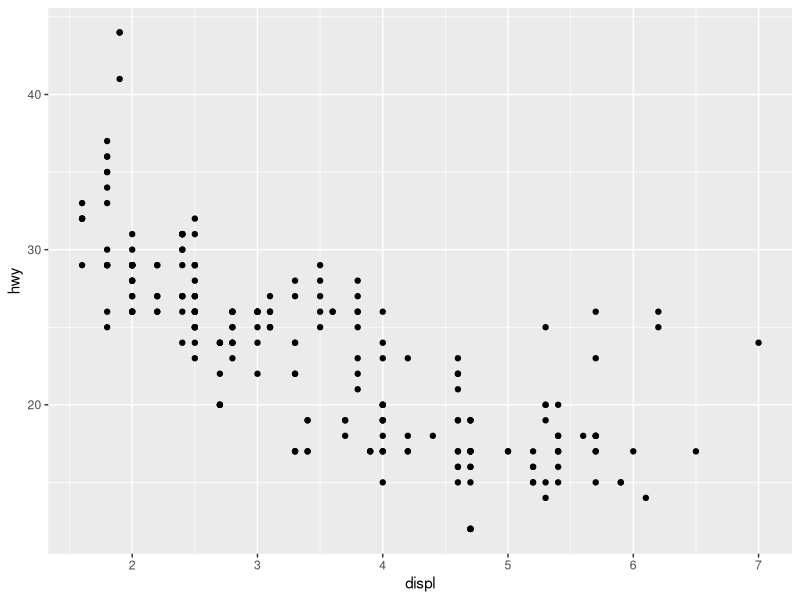
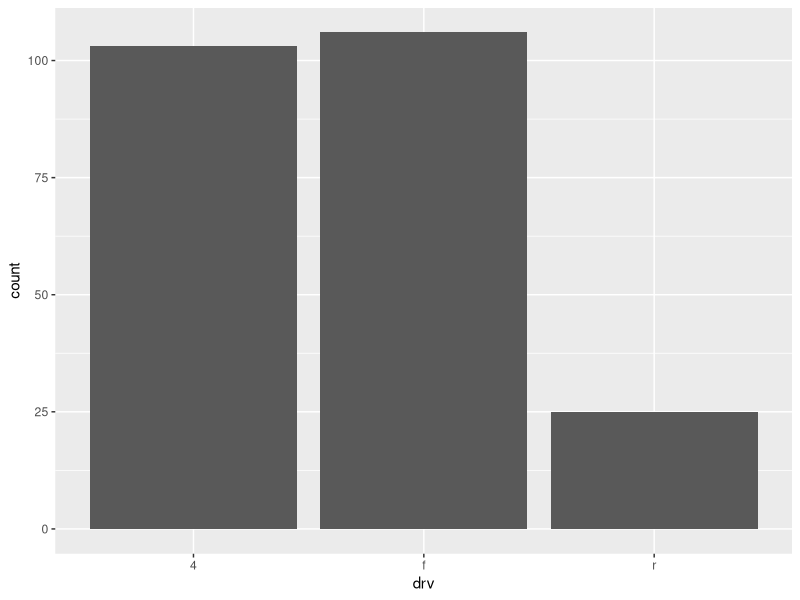
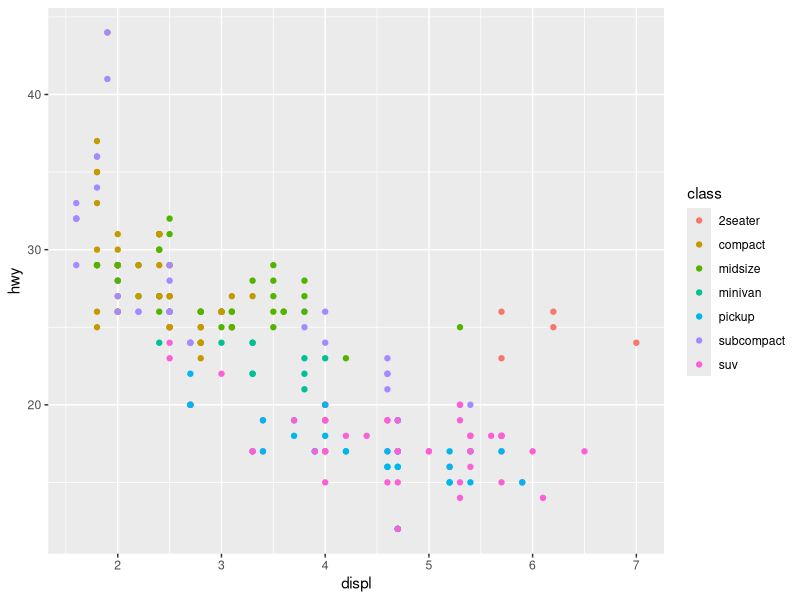
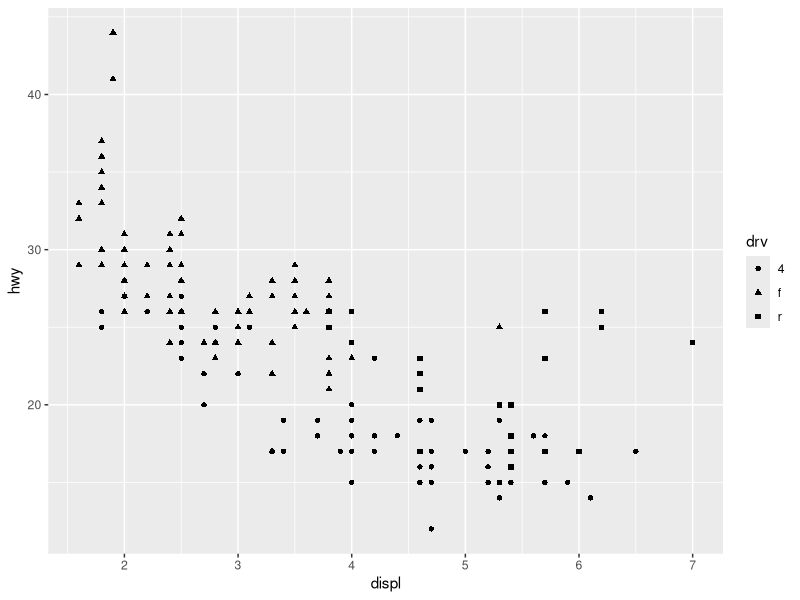
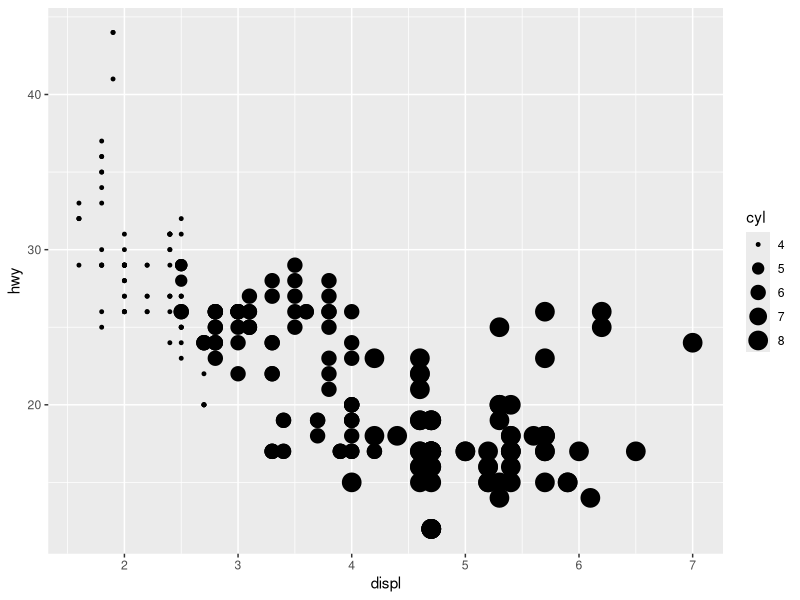
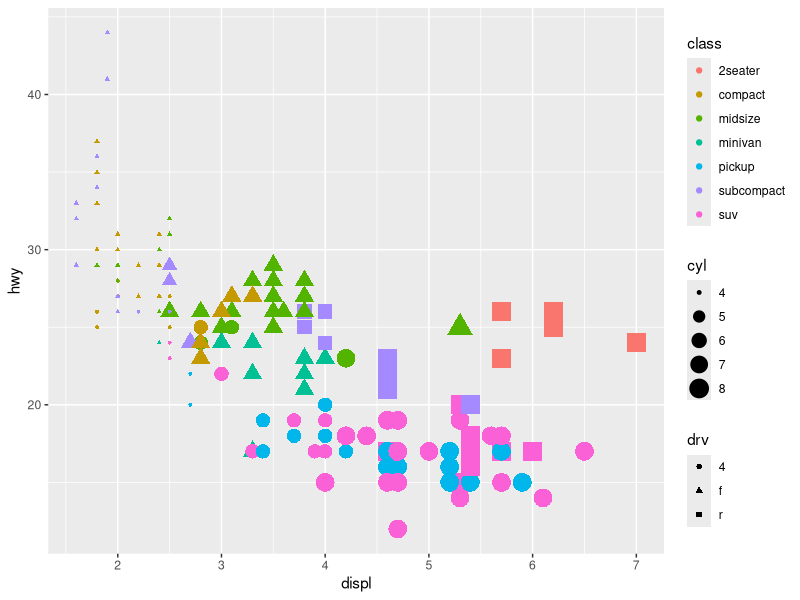
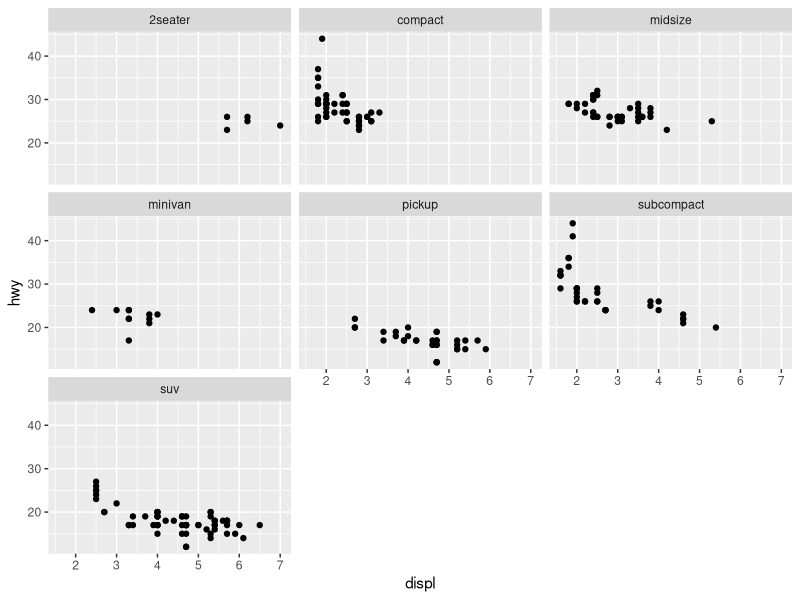
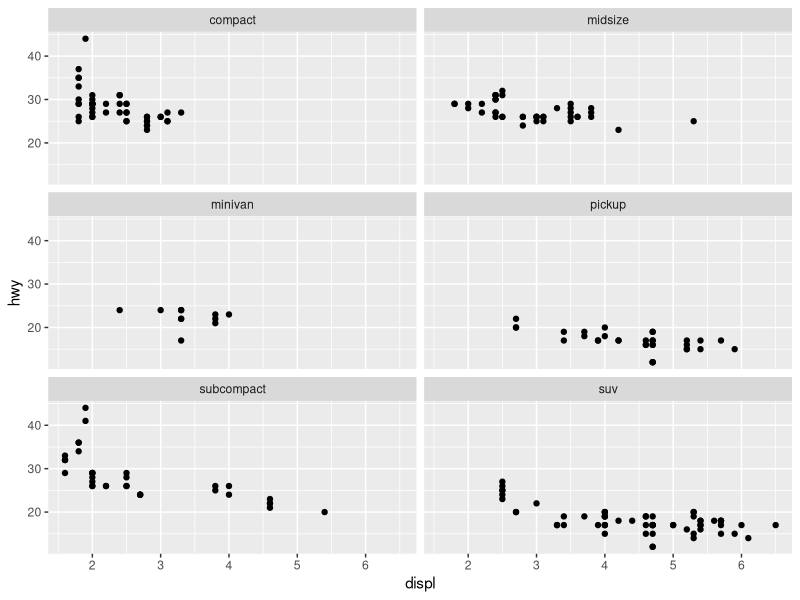

The R source for these figures, in order:
library(tidyverse)
library(ggplot2)
mpg
table(mpg$drv)
table(mpg$fl)

ggplot(data=mpg) + geom_point(mapping=aes(x=displ, y=hwy))

ggplot(data=mpg) + geom_bar(mapping = aes(x=drv))

ggplot(data=mpg) + geom_point(mapping=aes(x=displ, y=hwy, color = class))

ggplot(data=mpg) + geom_point(mapping=aes(x=displ, y=hwy, shape = drv))

ggplot(data=mpg) + geom_point(mapping=aes(x=displ, y=hwy, size = cyl))

ggplot(data=mpg) + geom_point(mapping=aes(x=displ, y=hwy, color = class, shape = drv, size = cyl))


## facet_wrap()에 의한 faceting

ggplot(data=mpg) + geom_point(mapping = aes(x=displ, y=hwy)) + facet_wrap(~class)

### 패널 배치 조절
## 2 X 3 -> 3 X 2

pp <- mpg%>%filter(class != '2seater')%>%ggplot()+geom_point(mapping = aes(x=displ, y=hwy))
pp + facet_wrap(~class, ncol=2)
pp + facet_wrap(~class, ncol=2, dir='v')

## facet_grid()에 의한 faceting
my_plot <- mpg%>%filter(cyl!=5, drv!='r')%>% ggplot()+geom_point(aes(x=displ, y=hwy))

my_plot + facet_wrap(drv~.)
my_plot + facet_grid(drv~.)
my_plot + facet_grid(.~cyl)

# drv~cyl을 결합해본다.

my_plot + facet_grid(drv~cyl)

## 회귀분석 시각화
ggplot(data=mpg) + geom_smooth(aes(x=displ, y=hwy)) +geom_point(aes(x=displ, y=hwy))

## 회귀분석 시각화 -1 글로벌
ggplot(data=mpg, mapping = aes(x=displ, y=hwy))  + geom_point(aes(color=drv)) + geom_smooth()

## 회귀분석 시각화 -2 로컬
ggplot(data=mpg, mapping = aes(x=displ, y=hwy, color = drv))  + geom_point() + geom_smooth(se=FALSE)
